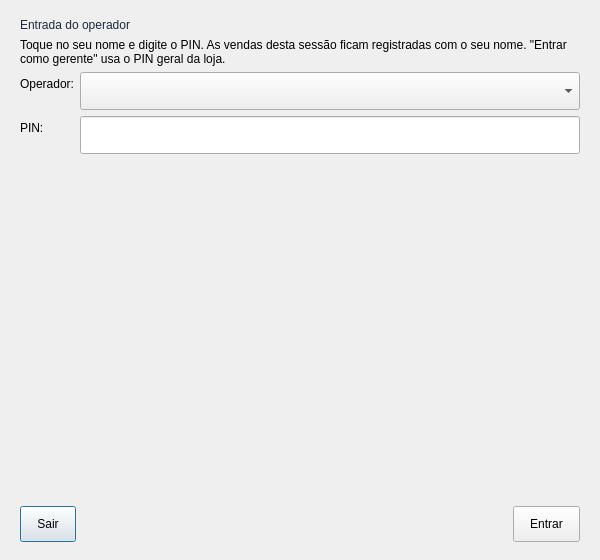
<?xml version="1.0" encoding="UTF-8"?>
<ui version="4.0">
 <class>LoginOperador</class>
 <widget class="QDialog" name="LoginOperador">
   <property name="geometry">
    <rect>
     <x>0</x>
     <y>0</y>
     <width>600</width>
     <height>560</height>
    </rect>
   </property>
  <property name="windowTitle">
   <string>Entrada do operador</string>
  </property>
  <property name="windowModality">
   <enum>Qt::WindowModality::ApplicationModal</enum>
  </property>
  <property name="styleSheet">
   <string notr="true">QLabel#Lbl_Titulo { font: 700 16pt &quot;Ubuntu&quot;; color: rgb(30, 41, 59); }
QLabel#Lbl_Aviso { color: rgb(185, 28, 28); }
QComboBox, QLineEdit { min-height: 32px; }
QPushButton { min-height: 34px; padding: 0 16px; }</string>
  </property>
  <layout class="QVBoxLayout" name="vl_login">
   <property name="leftMargin">
    <number>20</number>
   </property>
   <property name="topMargin">
    <number>18</number>
   </property>
   <property name="rightMargin">
    <number>20</number>
   </property>
   <property name="bottomMargin">
    <number>18</number>
   </property>
   <item>
    <widget class="QLabel" name="Lbl_Titulo">
     <property name="text">
      <string>Entrada do operador</string>
     </property>
    </widget>
   </item>
    <item>
     <widget class="QLabel" name="Lbl_Info">
      <property name="text">
       <string>Toque no seu nome e digite o PIN. As vendas desta sessão ficam registradas com o seu nome. "Entrar como gerente" usa o PIN geral da loja.</string>
      </property>
      <property name="wordWrap">
       <bool>true</bool>
      </property>
     </widget>
    </item>
   <item>
    <layout class="QFormLayout" name="form_login">
     <item row="0" column="0">
      <widget class="QLabel" name="Lbl_Operador">
       <property name="text">
        <string>Operador:</string>
       </property>
      </widget>
     </item>
     <item row="0" column="1">
      <widget class="QComboBox" name="Cmb_Operador"/>
     </item>
     <item row="1" column="0">
      <widget class="QLabel" name="Lbl_Pin">
       <property name="text">
        <string>PIN:</string>
       </property>
      </widget>
     </item>
     <item row="1" column="1">
      <widget class="QLineEdit" name="Ledit_Pin">
       <property name="maxLength">
        <number>6</number>
       </property>
       <property name="echoMode">
        <enum>QLineEdit::EchoMode::Password</enum>
       </property>
      </widget>
     </item>
    </layout>
   </item>
   <item>
    <widget class="QLabel" name="Lbl_Aviso">
     <property name="text">
      <string/>
     </property>
     <property name="wordWrap">
      <bool>true</bool>
     </property>
    </widget>
   </item>
   <item>
    <spacer name="verticalSpacer">
     <property name="orientation">
      <enum>Qt::Orientation::Vertical</enum>
     </property>
     <property name="sizeHint" stdset="0">
      <size>
       <width>20</width>
       <height>10</height>
      </size>
     </property>
    </spacer>
   </item>
   <item>
    <layout class="QHBoxLayout" name="hl_botoes">
     <item>
      <widget class="QPushButton" name="Btn_Sair">
       <property name="text">
        <string>Sair</string>
       </property>
      </widget>
     </item>
     <item>
      <spacer name="horizontalSpacer">
       <property name="orientation">
        <enum>Qt::Orientation::Horizontal</enum>
       </property>
       <property name="sizeHint" stdset="0">
        <size>
         <width>40</width>
         <height>20</height>
        </size>
       </property>
      </spacer>
     </item>
     <item>
      <widget class="QPushButton" name="Btn_Entrar">
       <property name="text">
        <string>Entrar</string>
       </property>
      </widget>
     </item>
    </layout>
   </item>
  </layout>
 </widget>
 <resources/>
</ui>
